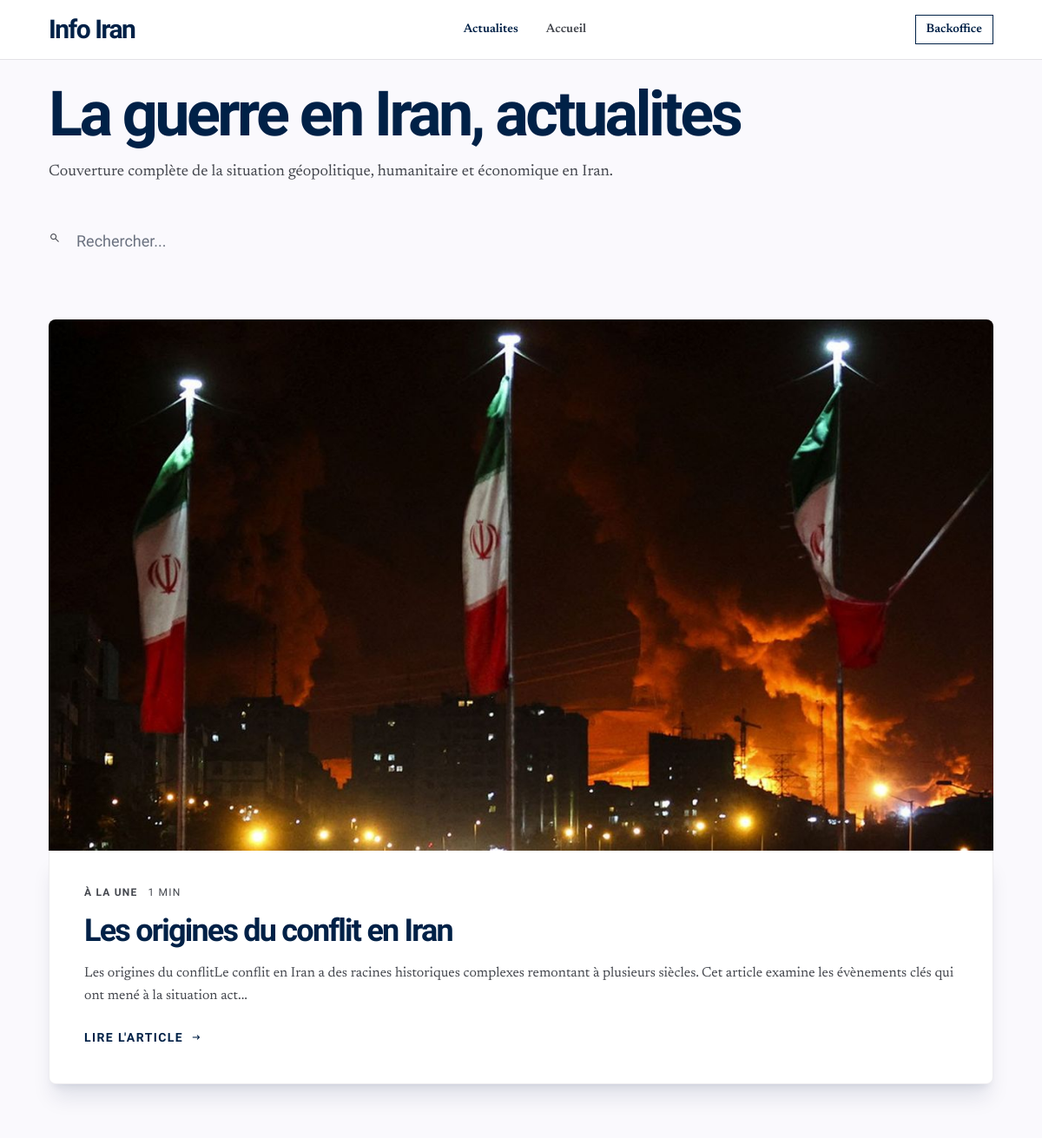
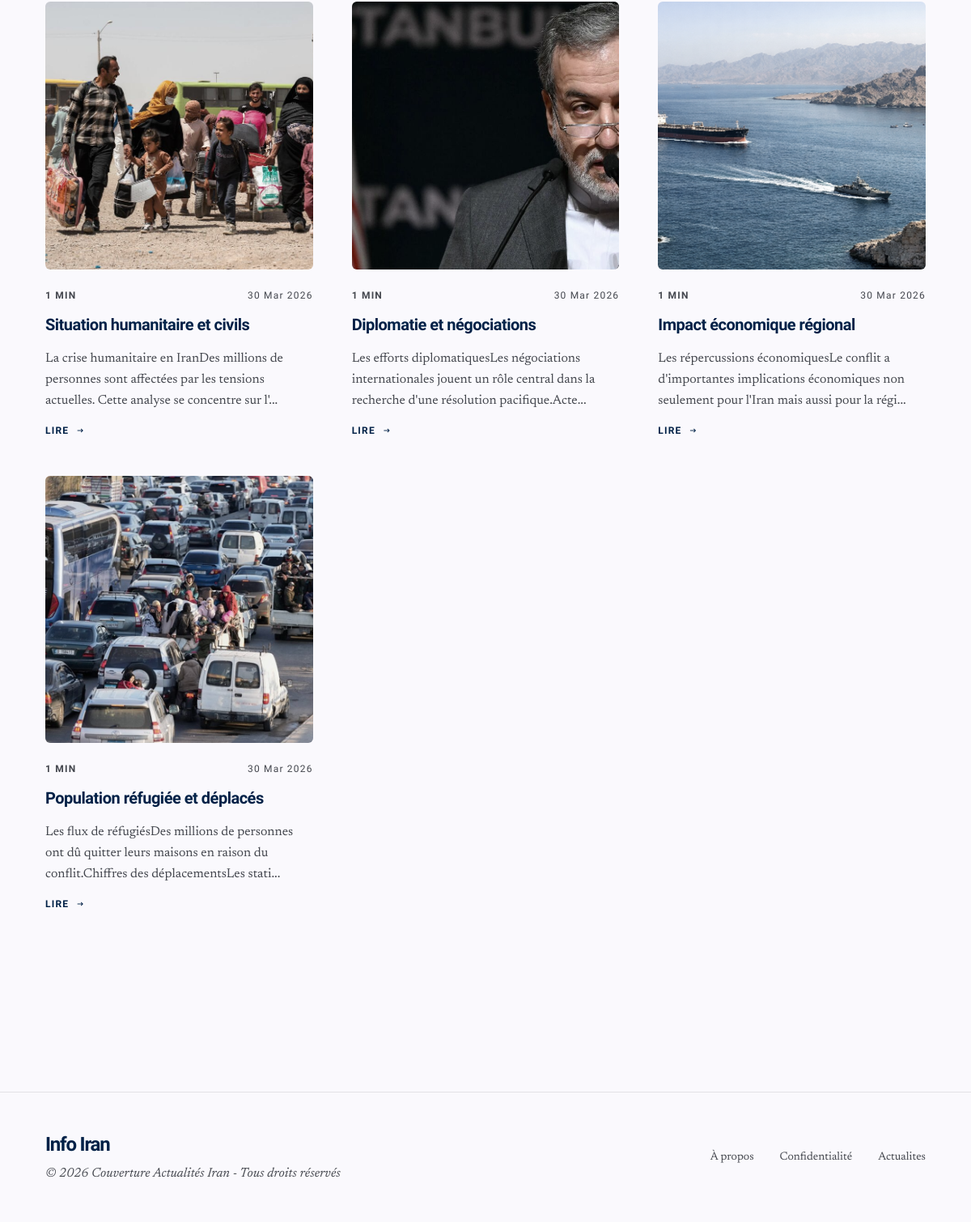
The app's page /guerre-iran-actualites with its own data (2 pictures, top to bottom).
### tables this page shows
CREATE TABLE articles (
    id INT AUTO_INCREMENT PRIMARY KEY,
    titre VARCHAR(255) NOT NULL,
    slug VARCHAR(255) NOT NULL UNIQUE,
    contenu TEXT NOT NULL,
    image_url VARCHAR(255),
    image_alt VARCHAR(150),
    meta_description VARCHAR(160),
    date_creation TIMESTAMP DEFAULT CURRENT_TIMESTAMP,
    date_modification TIMESTAMP DEFAULT CURRENT_TIMESTAMP ON UPDATE CURRENT_TIMESTAMP,
    INDEX (slug),
    INDEX (date_creation)
);

### includes/functions.php (called while the page is built, shortened)
<?php
function escape(string $value): string
{
    return htmlspecialchars($value, ENT_QUOTES, 'UTF-8');
}
function getShortenedExcerpt(string $content, int $length = 150): string
{
    $text = strip_tags($content);
    $text = trim($text);
    if (mb_strlen($text) > $length) {
        return mb_substr($text, 0, $length) . '...';
    }
    return $text;
}
function calculateReadTime(string $content): int
{
    $wordCount = str_word_count(strip_tags($content));
    return max(1, (int) ceil($wordCount / 200));
}

### frontoffice/articles-list.php (the view, shortened to what this page needs)
<?php
require_once __DIR__ . '/../includes/db.php';
require_once __DIR__ . '/../includes/functions.php';
$stmt = $pdo->prepare('SELECT id, titre, slug, contenu, image_url, image_alt, meta_description, date_creation FROM articles ORDER BY date_creation DESC');
$stmt->execute();
$articles = $stmt->fetchAll();
$featured = !empty($articles) ? array_shift($articles) : null;
?>
<!DOCTYPE html>
<html class="light" lang="fr">
<head>
    <script src="https://cdn.tailwindcss.com?plugins=forms,container-queries"></script>
</head>
<body class="bg-surface text-onSurface font-body selection:bg-blue-100">
<header class="fixed top-0 w-full z-50 bg-white/90 backdrop-blur-md border-b border-line">
    <div class="max-w-6xl mx-auto px-4 md:px-8 py-4 flex items-center justify-between">
        <a class="text-2xl md:text-3xl font-black tracking-tighter text-primary font-headline" href="/">Info Iran</a>
        <nav class="hidden md:flex gap-8">
            <a class="text-sm font-semibold text-primary hover:text-muted transition-colors" href="/site-information/guerre-iran-actualites">Actualites</a>
            <a class="text-sm font-semibold text-muted hover:text-primary transition-colors" href="/">Accueil</a>
        </nav>
        <a class="text-sm font-semibold text-primary border border-primary px-3 py-1.5 hover:bg-primary hover:text-white transition-colors" href="/site-information/backoffice/login.php">Backoffice</a>
    </div>
</header>
<main class="pt-24 pb-16">
    <section class="max-w-6xl mx-auto px-4 md:px-8 mb-16">
        <div class="mb-10">
            <h1 class="font-headline font-black text-5xl md:text-7xl text-primary tracking-tighter leading-none mb-4">
                La guerre en Iran, actualites
            </h1>
            <p class="text-lg text-muted font-body">
                Couverture complète de la situation géopolitique, humanitaire et économique en Iran.
            </p>
        </div>
        <div class="relative max-w-md">
            <span class="absolute left-0 top-3 text-muted">
                <span class="material-symbols-outlined text-sm">search</span>
            </span>
            <input class="w-full bg-transparent border-none border-b border-line focus:border-primary focus:ring-0 py-3 pl-8 font-headline text-lg transition-all outline-none" placeholder="Rechercher..." type="text"/>
        </div>
    </section>
    <?php if ($featured): ?>
    <section class="max-w-6xl mx-auto px-4 md:px-8 mb-16">
        <div class="group">
            <div class="overflow-hidden rounded-t-md md:rounded-t-lg">
                <img class="w-full aspect-[16/9] object-cover hover:scale-105 transition-transform duration-500"
                     src="<?= escape($featured['image_url'] ?? 'https://images.unsplash.com/photo-1528825871115-3581a5387919?auto=format&fit=crop&w=1600&q=80') ?>"
                     alt="<?= escape($featured['image_alt'] ?? 'Article') ?>" loading="lazy"/>
            </div>
            <div class="bg-white p-8 md:p-10 shadow-xl shadow-primary/10 rounded-b-md md:rounded-b-lg border border-t-0 border-line/60">
                <div class="flex items-center gap-3 mb-4">
                    <span class="font-headline text-xs text-muted uppercase tracking-widest font-semibold">À la Une</span>
                    <span class="font-headline text-xs text-muted tracking-widest"><?= (int)calculateReadTime($featured['contenu']) ?> MIN</span>
                </div>
                <h2 class="font-headline font-black text-3xl md:text-4xl text-primary tracking-tighter leading-tight mb-4">
                    <?= escape($featured['titre']) ?>
                </h2>
                <p class="font-body text-muted leading-relaxed mb-6">
                    <?= escape(getShortenedExcerpt($featured['contenu'], 180)) ?>
                </p>
                <a class="inline-flex items-center gap-2 group/link" href="/site-information/articles/<?= escape($featured['slug']) ?>">
                    <span class="font-headline font-bold text-sm uppercase tracking-widest text-primary">Lire l'article</span>
                    <span class="material-symbols-outlined text-primary group-hover/link:translate-x-1 transition-transform text-sm">arrow_right_alt</span>
                </a>
            </div>
        </div>
    </section>
    <?php endif; ?>
    <section class="max-w-6xl mx-auto px-4 md:px-8">
        <?php if (!empty($articles)): ?>
            <div class="grid grid-cols-1 md:grid-cols-3 gap-12 mb-16">
                <?php foreach ($articles as $article): ?>
                <article class="flex flex-col gap-6 group">
                    <div class="overflow-hidden rounded-md">
                        <img class="w-full aspect-square object-cover grayscale-[0.3] group-hover:grayscale-0 transition-all duration-500"
                             src="<?= escape($article['image_url'] ?? 'https://images.unsplash.com/photo-1528825871115-3581a5387919?auto=format&fit=crop&w=600&q=80') ?>"
                             alt="<?= escape($article['image_alt'] ?? 'Article') ?>" loading="lazy"/>
                    </div>
                    <div class="flex flex-col gap-4">
                        <div class="flex justify-between items-center">
                            <span class="font-headline font-bold uppercase tracking-widest text-xs text-muted"><?= (int)calculateReadTime($article['contenu']) ?> MIN</span>
                            <span class="font-headline text-xs text-muted tracking-widest">
                                <?= date('d M Y', strtotime($article['date_creation'])) ?>
                            </span>
                        </div>
                        <h3 class="font-headline font-bold text-xl text-primary tracking-tight leading-tight">
                            <?= escape($article['titre']) ?>
                        </h3>
                        <p class="font-body text-muted leading-relaxed line-clamp-3">
                            <?= escape(getShortenedExcerpt($article['contenu'], 130)) ?>
                        </p>
                        <a class="inline-flex items-center gap-2 group/link mt-auto" href="/site-information/articles/<?= escape($article['slug']) ?>">
                            <span class="font-headline font-bold text-xs uppercase tracking-widest text-primary">Lire</span>
                            <span class="material-symbols-outlined text-primary group-hover/link:translate-x-1 transition-transform text-xs">arrow_right_alt</span>
                        </a>
                    </div>
                </article>
                <?php endforeach; ?>
            </div>
        <?php else: ?>
            <div class="py-24 text-center">
                <p class="text-lg text-muted">Aucun article disponible pour le moment.</p>
            </div>
        <?php endif; ?>
    </section>
</main>
<footer class="border-t border-line bg-surface mt-24">
    <div class="max-w-6xl mx-auto px-4 md:px-8 py-12 flex flex-col md:flex-row justify-between items-center">
        <div class="mb-8 md:mb-0">
            <h3 class="font-headline font-black text-primary text-2xl tracking-tighter">Info Iran</h3>
            <p class="font-body italic text-muted mt-2">© 2026 Couverture Actualités Iran - Tous droits réservés</p>
        </div>
        <nav class="flex gap-8 items-center">
            <a class="text-muted font-body hover:text-primary transition-colors text-sm" href="#about">À propos</a>
            <a class="text-muted font-body hover:text-primary transition-colors text-sm" href="#privacy">Confidentialité</a>
            <a class="text-muted font-body hover:text-primary transition-colors text-sm" href="/site-information/guerre-iran-actualites">Actualites</a>
        </nav>
    </div>
</footer>
</body>
</html>

### frontoffice/articles-list.php (style rules this page uses)
body { min-height: 100dvh; }

### records on screen
articles: image_url (picture), contenu "1", titre "Les origines du conflit en Iran", contenu "Les origines du conflitLe conflit en Iran a des racines historiques complexes remontant à plusieurs siècles. Cet article examine les évènements clés qui ont mené à la situation act..."
articles: image_url (picture), contenu "1", date_creation "30 Mar 2026", titre "Situation humanitaire et civils", contenu "La crise humanitaire en IranDes millions de personnes sont affectées par les tensions actuelles. Cette analyse se concentre sur l'..."
articles: image_url (picture), contenu "1", date_creation "30 Mar 2026", titre "Diplomatie et négociations", contenu "Les efforts diplomatiquesLes négociations internationales jouent un rôle central dans la recherche d'une résolution pacifique.Acte..."
articles: image_url (picture), contenu "1", date_creation "30 Mar 2026", titre "Impact économique régional", contenu "Les répercussions économiquesLe conflit a d'importantes implications économiques non seulement pour l'Iran mais aussi pour la régi..."
articles: image_url (picture), contenu "1", date_creation "30 Mar 2026", titre "Population réfugiée et déplacés", contenu "Les flux de réfugiésDes millions de personnes ont dû quitter leurs maisons en raison du conflit.Chiffres des déplacementsLes stati..."
